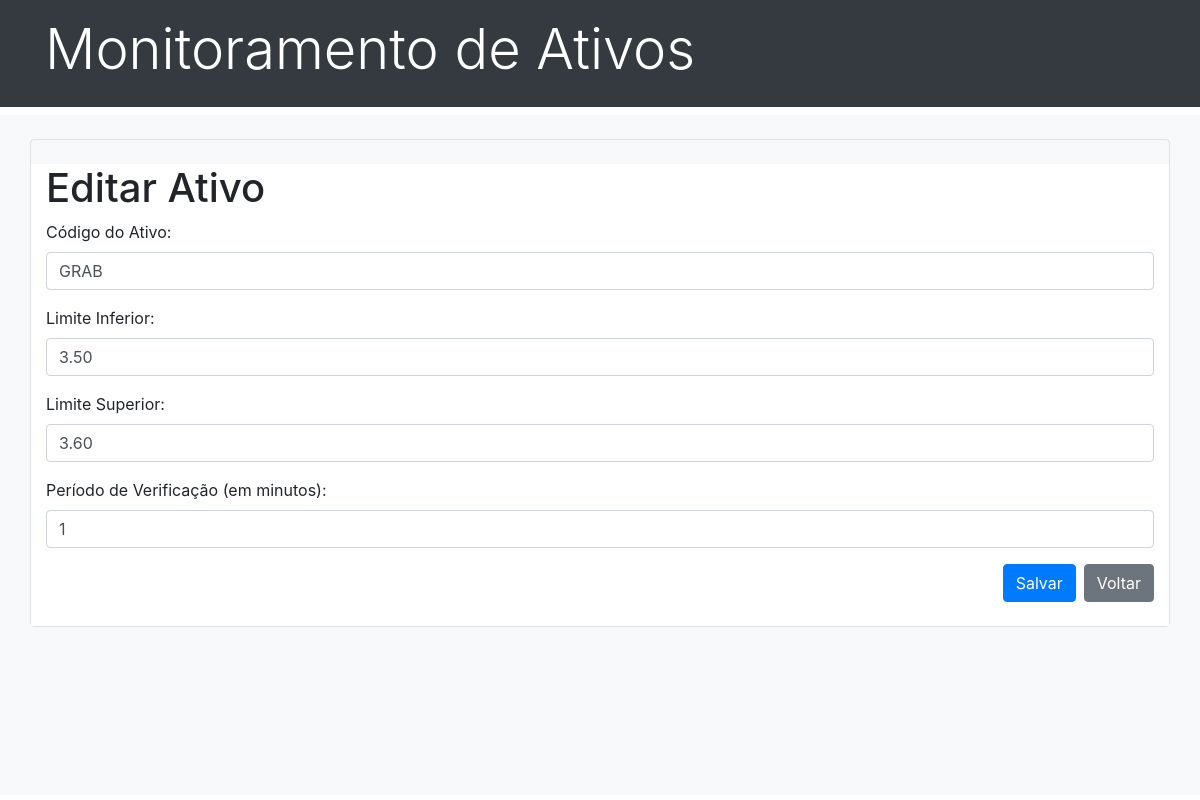
The page /edit/7/ on the database its author committed.
### dashboard/models.py (models this page shows, shortened)
class Asset(models.Model):
    ticker = models.CharField(max_length=10, unique=True)
    lower_tunnel = models.DecimalField(max_digits=10, decimal_places=2)
    upper_tunnel = models.DecimalField(max_digits=10, decimal_places=2)
    check_period = models.IntegerField()

### dashboard/views.py (the view)
# urls.py: path('edit/<int:pk>/', views.asset_update, name='asset_update'),
def asset_update(request, pk):
    asset = get_object_or_404(Asset, pk=pk)
    error_message=''
    if request.method == 'POST':
        form = AssetForm(request.POST, instance=asset)
        if form.is_valid():
            try:
                stock = yf.Ticker(form.cleaned_data['ticker'])
                hist = stock.history(period="1d")
                if hist.empty:
                    raise ValueError("Ticker não encontrado")
                else:
                    form.save()
                    return redirect('asset_list')
            except Exception as e:
                error_message = f"Erro: {str(e)}"
        else:
            error_message = "Erro ao enviar o formulário. Verifique os dados e tente novamente."
    else:
        form = AssetForm(instance=asset)
    return render(request, 'asset_form.html', {'form': form, "error_message": error_message})

### dashboard/forms.py
class AssetForm(forms.ModelForm):
    class Meta:
        model = Asset
        fields = ['ticker', 'lower_tunnel', 'upper_tunnel', 'check_period']
        labels = {
            'ticker': 'Código do Ativo',
            'lower_tunnel': 'Limite Inferior',
            'upper_tunnel': 'Limite Superior',
            'check_period': 'Período de Verificação (em minutos)',
        }
        widgets = {
            'ticker': forms.TextInput(attrs={'class': 'form-control', 'placeholder': 'ex: PETR4.SA'}),
            'lower_tunnel': forms.NumberInput(attrs={'class': 'form-control', 'placeholder': 'ex: 36.75'}),
            'upper_tunnel': forms.NumberInput(attrs={'class': 'form-control', 'placeholder': 'ex: 40.15'}),
            'check_period': forms.NumberInput(attrs={'class': 'form-control', 'placeholder': 'ex: 2'}),
        }

### dashboard/templates/asset_form.html (shortened to what this page needs)
{% extends 'index.html' %}
{% load static %}
{% block content %}
<div class="container pt-4">
  <div class="row border rounded">
    <div class="bg-white col mt-4">
      <h1>{% if form.instance.id %}Editar{% else %}Adicionar{% endif %} Ativo</h1>
      <form method="post">
        <div class="form-group">
          {{ form.ticker.label_tag }} {{ form.ticker }}
        </div>
        <div class="form-group">
          {{ form.lower_tunnel.label_tag }} {{ form.lower_tunnel }}
        </div>
        <div class="form-group">
          {{ form.upper_tunnel.label_tag }} {{ form.upper_tunnel }}
        </div>
        <div class="form-group">
          {{ form.check_period.label_tag }} {{ form.check_period }}
        </div>
        <div class="d-flex justify-content-end mb-4">
          <button type="submit" class="btn btn-primary mr-2">Salvar</button>
          <a class="btn btn-secondary" role="button" href="{% url 'asset_list' %}">Voltar</a>
        </div>
      </form>
    </div>
  </div>
</div>
{% endblock %}

### rows shown on the page
Asset: ticker "GRAB", lower_tunnel "3.50", upper_tunnel "3.60", check_period "1"
